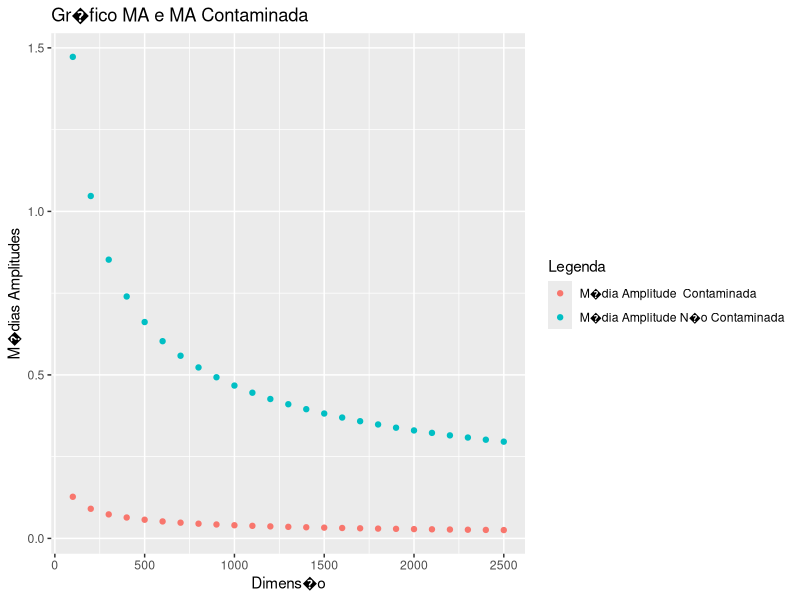

Write R code to recreate this figure.
set.seed(646)
library("ggplot2")

m = 1200
n = seq(100,2500,by=100)
per=0.3
nc = 0.91
lambda = 4.36
lambdac = 0.12
mediaAmp = c()
mediaAmpC = c()

for(i in 1:length(n)){
  MEDIA = c()
  MEDIAC = c()
  amostra = replicate(m,rexp(n[i],rate = lambda))
  media = 1/mean(amostra)
  erro = 2*((qnorm((1+nc)/2) * media)/sqrt(n[i]))
  amostrac = rbind(amostra[1:(n[i]*(1-per)),],replicate(m,rexp((per*n[i]),rate = lambdac)))
  mediac = 1/mean(amostrac)
  erroc = 2*((qnorm((1+nc)/2) * mediac)/sqrt(n[i]))
  amplitude = erro
  amplitudec = erroc
  MEDIA = c(MEDIA,amplitude)
  MEDIAC = c(MEDIAC,amplitudec)
  mediaAmp = c(mediaAmp,mean(MEDIA))
  mediaAmpC = c(mediaAmpC,mean(MEDIAC))
}

ggplot() + 
  geom_point(data.frame(mediaAmp),mapping = aes(y=`mediaAmp`, col = "M�dia Amplitude N�o Contaminada", x= n)) + 
  geom_point(data.frame(mediaAmpC),mapping = aes(y=`mediaAmpC`, col = "M�dia Amplitude  Contaminada", x= n)) + 
  labs(x = "Dimens�o", y = "M�dias Amplitudes", title = "Gr�fico MA e MA Contaminada ", colour = "Legenda")
